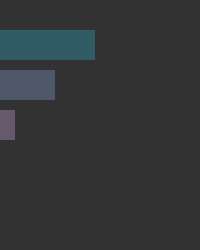
Frame 1 (no input)
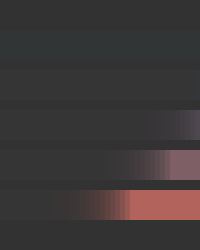
Frame 60 (the mouse pressed at the canvas centre just before this capture)
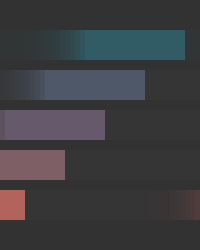
Frame 120 (the mouse held since frame 60 and released just before this capture)

The Processing sketch that drew these frames (run headless with seeded random() and noise(); from frame 60 on, the mouse is pressed at the canvas centre):

// Processing sketch: processing_55997
// ── processing_55997.pde

//Code by Joyce Shin
float x;

void setup(){
  size(200,250);
  background(50);
  noStroke();
  frameRate(25);
 }

void draw(){
   x=x+5;
   if(x>width*2){x=-100;}
  
//rectangle 1 
   fill(50,50); 
   noStroke();
   rect(0,30,x,30);
   
//rectangle 2
   fill(50,50); 
   noStroke();
   rect(-50,70,x,30);
   
//rectangle 3 
   fill(50,50); 
   noStroke();
   rect(-90,110,x,30);

//rectangle 4 
   fill(50,50); 
   noStroke();
   rect(-130,150,x,30);

//rectangle 5 
   fill(50,50); 
   noStroke();
   rect(-170,190,x,30);

//rectangle 1 
   translate(x,0);
   fill(#315C66);
   rect(-10,30,100,30);

//rectangle 2
   fill(#4F5869);
   rect(-50,70,100,30);

//rectangle 3
   fill(#66596B);
   rect(-90,110,100,30);

//rectangle 4
   fill(#7D5F65);
   rect(-130,150,100,30);

//rectangle 5
   fill(#B2635C);
   rect(-170,190,100,30);
 }


  
